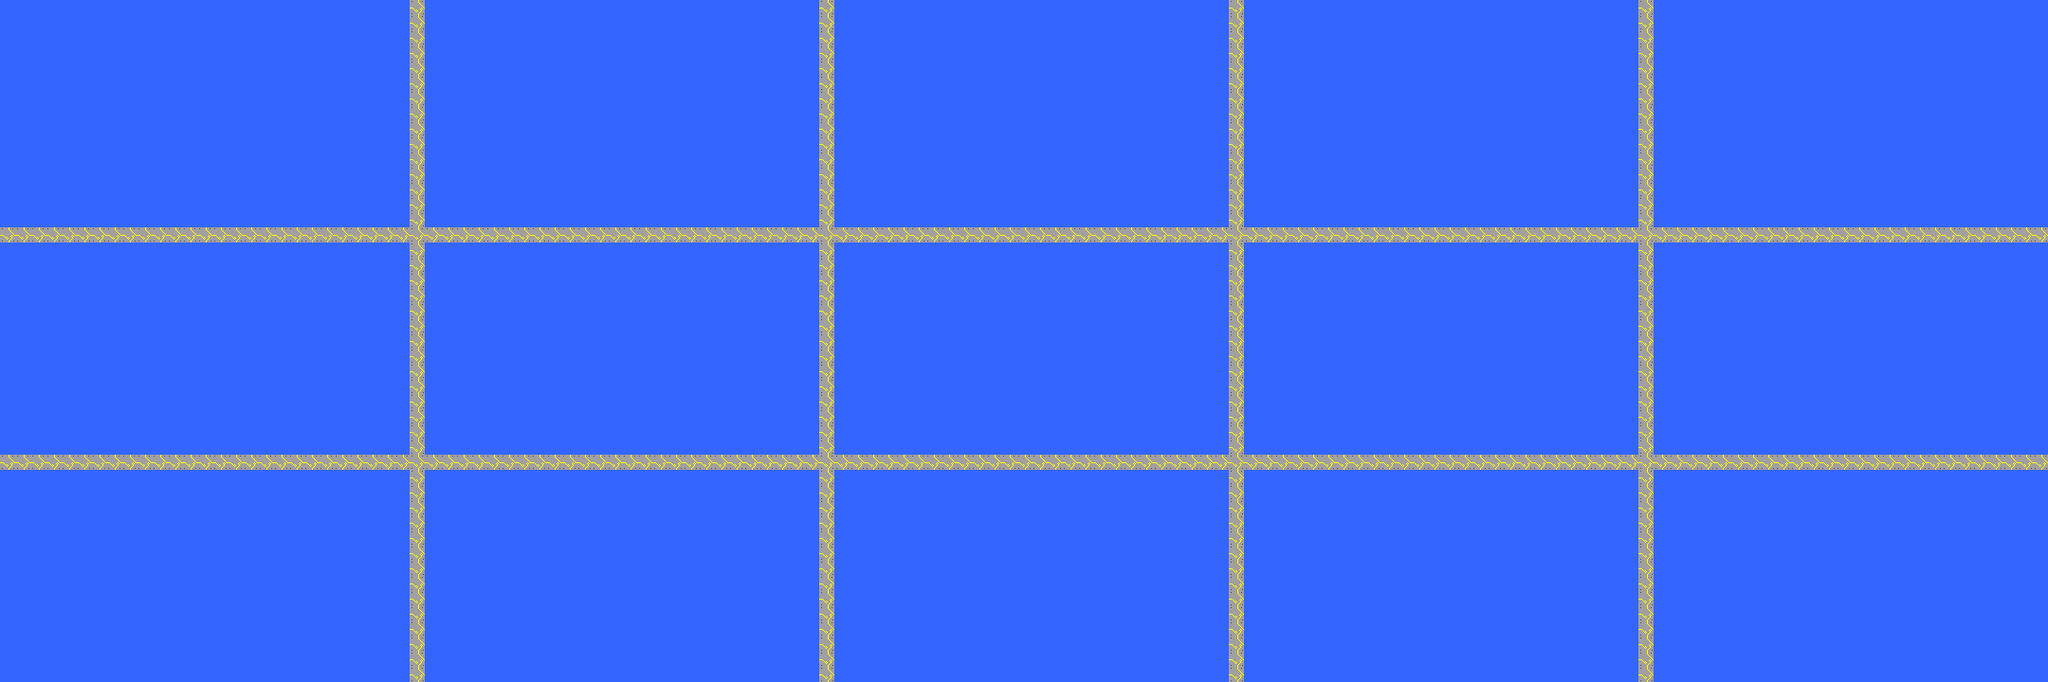

A 2D game scene composited from a Tiled map and its tileset images. What follows is a short description and the map's XML, with each tile layer's data collapsed to a summary:
An orthogonal 135x45 tile map with 16x16 px tiles, 1 tile layer (Kachelebene 1).

<map version="1.0" tiledversion="1.1.6" orientation="orthogonal" renderorder="right-down" width="135" height="45" tilewidth="16" tileheight="16" infinite="0" backgroundcolor="#3465ff" nextobjectid="1">
 <properties>
  <property name="ballweapon" type="bool" value="true" />
  <property name="defaultweapon" type="bool" value="true" />
  <property name="deleteweapon" type="bool" value="true" />
  <property name="freezeweapon" type="bool" value="true" />
  <property name="moveweapon" type="bool" value="true" />
  <property name="win_condition" value="target" />
 </properties>
 <tileset firstgid="1" source="GPPCC14_Tileset.tsx" />
 <layer name="Kachelebene 1" width="135" height="45">
  <data>[6075 cells, 442 non-empty, 1 distinct tile ids]</data>
 </layer>
 <objectgroup name="Collision" />
 <objectgroup name="Settings" />
</map>